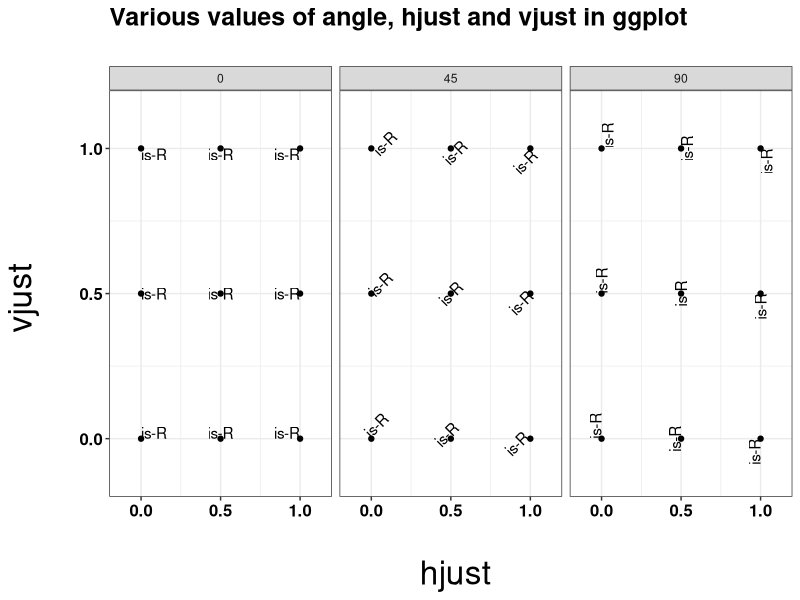
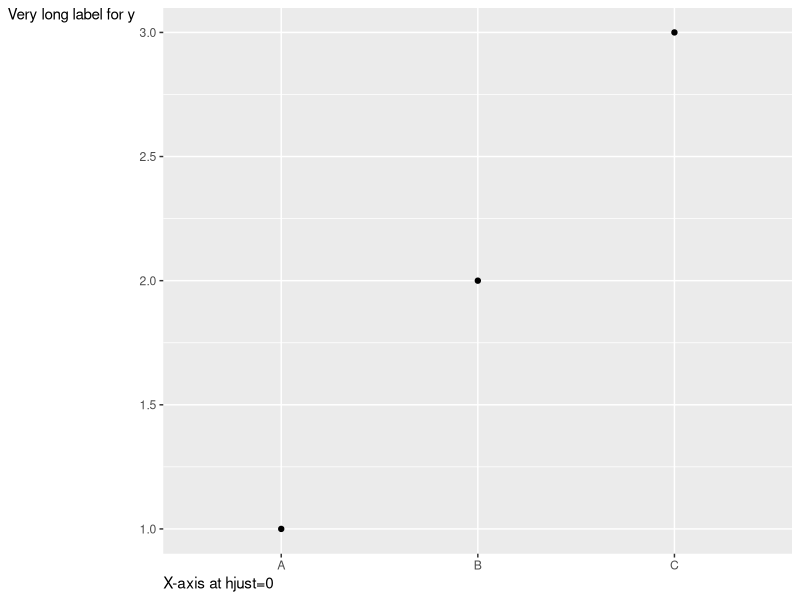
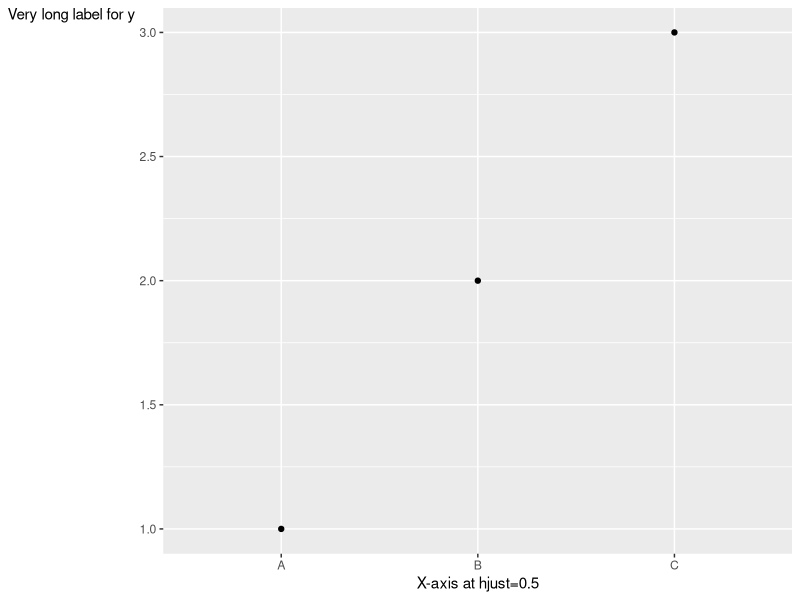
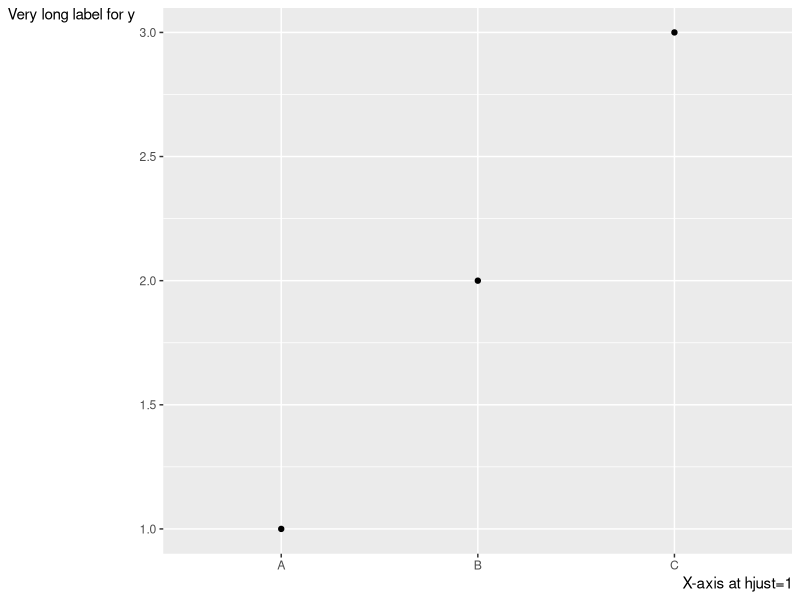
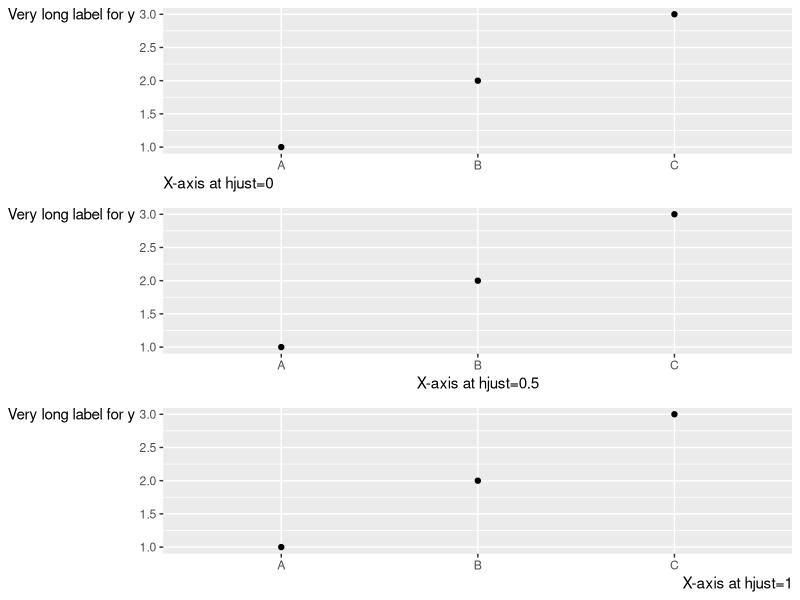
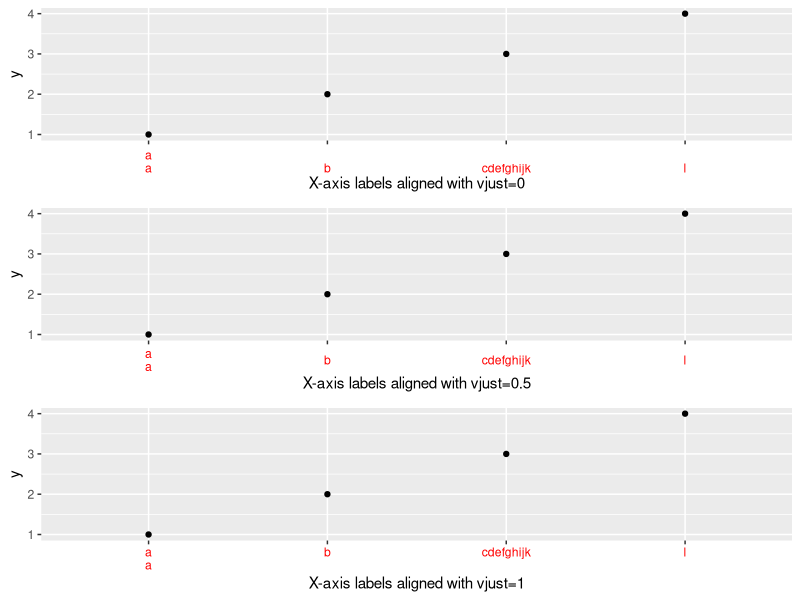

Write R code to recreate these figures, in order.
## ---- chunk 1
library(ggplot2)
hjustvjust <- expand.grid(
  hjust=c(0, 0.5, 1),
  vjust=c(0, 0.5, 1),
  angle=c(0, 45, 90),
  text="is-R"
)

hv <- ggplot(hjustvjust, aes(x=hjust, y=vjust)) + 
  geom_point() +
  geom_text(aes(label=text, angle=angle, hjust=hjust, vjust=vjust)) + 
  facet_grid(~angle) +
  scale_x_continuous(breaks=c(0, 0.5, 1), expand=c(0, 0.2)) +
  scale_y_continuous(breaks=c(0, 0.5, 1), expand=c(0, 0.2)) + theme_bw()

hv + labs(title="Various values of angle, hjust and vjust in ggplot \n", y ="vjust \n", x =" \n hjust") + 
  theme(axis.text.x = element_text(colour="black", 
                                           size = 12, 
                                           face = "bold") , 
                axis.text.y = element_text(colour="black", 
                                           size = 12, 
                                           face = "bold"),
                axis.title.x = element_text(face="plain", 
              colour="black", 
              size=24),
              axis.title.y = element_text(face="plain", 
              colour="black", 
               size=24),
              plot.title = element_text(face="bold", 
                                    colour="black", 
                                    size=18)) 
## ---- chunk 2
DF <- data.frame(x=LETTERS[1:3],y=1:3)
p <- ggplot(DF, aes(x,y)) + geom_point() + 
    ylab("Very long label for y") +
    theme(axis.title.y=element_text(angle=0))

p1 <- p + theme(axis.title.x=element_text(hjust=0)) + xlab("X-axis at hjust=0")
p2 <- p + theme(axis.title.x=element_text(hjust=0.5)) + xlab("X-axis at hjust=0.5")
p3 <- p + theme(axis.title.x=element_text(hjust=1)) + xlab("X-axis at hjust=1")
p1
p2
p3
library(gridExtra)
grid.arrange(p1, p2, p3, ncol=1)
## ---- chunk 3
DF <- data.frame(x=c("a\na","b","cdefghijk","l"),y=1:4)
p <- ggplot(DF, aes(x,y)) + geom_point()

p1 <- p + theme(axis.text.x=element_text(vjust=0, colour="red")) + 
        xlab("X-axis labels aligned with vjust=0")
p2 <- p + theme(axis.text.x=element_text(vjust=0.5, colour="red")) + 
        xlab("X-axis labels aligned with vjust=0.5")
p3 <- p + theme(axis.text.x=element_text(vjust=1, colour="red")) + 
        xlab("X-axis labels aligned with vjust=1")


library(gridExtra)
grid.arrange(p1, p2, p3, ncol=1)

